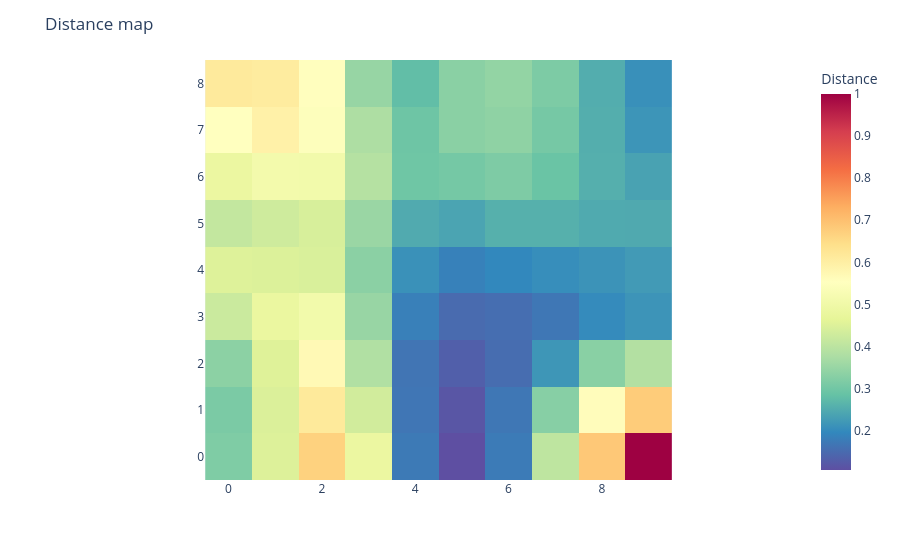
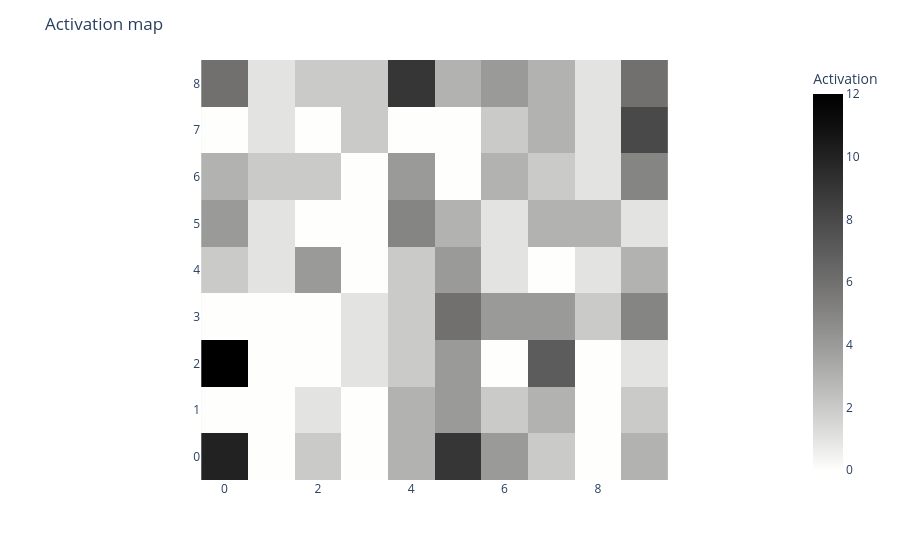

Write notebook code for charts like these, in order.
### Code cell
# traditional visuals
basin.legacy_pond().visualize_distance_map();
basin.legacy_pond().visualize_activation_map();

### Figure 1 — Plotly figure (JSON) as saved in the notebook; plotly's stock layout.template omitted (floating-point values rounded to 4 significant figures)
{"data": [{"coloraxis": "coloraxis", "name": "0", "z": [[0.3185, 0.4504, 0.6681, 0.4856, 0.1739, 0.1068, 0.1751, 0.4041, 0.6861, 1.0], [0.3123, 0.447, 0.6145, 0.4316, 0.1682, 0.1179, 0.1695, 0.3281, 0.5608, 0.679], [0.3343, 0.4534, 0.5701, 0.3842, 0.1666, 0.1327, 0.1544, 0.2171, 0.331, 0.3868], [0.4221, 0.4817, 0.5066, 0.3496, 0.1829, 0.1501, 0.1553, 0.1695, 0.2007, 0.2147], [0.4519, 0.4489, 0.4452, 0.3329, 0.2098, 0.186, 0.1964, 0.2046, 0.213, 0.2235], [0.4116, 0.4278, 0.4415, 0.3532, 0.2489, 0.2387, 0.258, 0.2578, 0.2484, 0.2469], [0.4857, 0.51, 0.5081, 0.3895, 0.2975, 0.3049, 0.3159, 0.2907, 0.2565, 0.2364], [0.5535, 0.5936, 0.5458, 0.3792, 0.2964, 0.3324, 0.3385, 0.3058, 0.2543, 0.2156], [0.6131, 0.6088, 0.5554, 0.3487, 0.2795, 0.3319, 0.3439, 0.3153, 0.253, 0.208]], "type": "heatmap", "xaxis": "x", "yaxis": "y", "hovertemplate": "x: %{x}<br>y: %{y}<br>Distance: %{z}<extra></extra>"}], "layout": {"xaxis": {"anchor": "y", "domain": [0.0, 1.0], "scaleanchor": "y", "constrain": "domain"}, "yaxis": {"anchor": "x", "domain": [0.0, 1.0], "autorange": true, "constrain": "domain"}, "coloraxis": {"colorbar": {"title": {"text": "Distance"}}, "colorscale": [[0.0, "rgb(94,79,162)"], [0.1, "rgb(50,136,189)"], [0.2, "rgb(102,194,165)"], [0.3, "rgb(171,221,164)"], [0.4, "rgb(230,245,152)"], [0.5, "rgb(255,255,191)"], [0.6, "rgb(254,224,139)"], [0.7, "rgb(253,174,97)"], [0.8, "rgb(244,109,67)"], [0.9, "rgb(213,62,79)"], [1.0, "rgb(158,1,66)"]], "autocolorscale": false}, "margin": {"t": 60}, "title": {"text": "Distance map"}, "autosize": true, "showlegend": true}}

### Figure 2 — Plotly figure (JSON) as saved in the notebook; plotly's stock layout.template omitted (floating-point values rounded to 4 significant figures)
{"data": [{"coloraxis": "coloraxis", "name": "0", "z": [[10, 0, 2, 0, 3, 9, 4, 2, 0, 3], [0, 0, 1, 0, 3, 4, 2, 3, 0, 2], [12, 0, 0, 1, 2, 4, 0, 7, 0, 1], [0, 0, 0, 1, 2, 6, 4, 4, 2, 5], [2, 1, 4, 0, 2, 4, 1, 0, 1, 3], [4, 1, 0, 0, 5, 3, 1, 3, 3, 1], [3, 2, 2, 0, 4, 0, 3, 2, 1, 5], [0, 1, 0, 2, 0, 0, 2, 3, 1, 8], [6, 1, 2, 2, 9, 3, 4, 3, 1, 6]], "type": "heatmap", "xaxis": "x", "yaxis": "y", "hovertemplate": "x: %{x}<br>y: %{y}<br>Activation: %{z}<extra></extra>"}], "layout": {"xaxis": {"anchor": "y", "domain": [0.0, 1.0], "scaleanchor": "y", "constrain": "domain"}, "yaxis": {"anchor": "x", "domain": [0.0, 1.0], "autorange": true, "constrain": "domain"}, "coloraxis": {"colorbar": {"title": {"text": "Activation"}}, "colorscale": [[0.0, "rgb(254, 254, 253)"], [0.09091, "rgb(224, 224, 223)"], [0.1818, "rgb(197, 197, 195)"], [0.2727, "rgb(171, 171, 170)"], [0.3636, "rgb(146, 146, 145)"], [0.4545, "rgb(124, 123, 122)"], [0.5455, "rgb(102, 101, 101)"], [0.6364, "rgb(81, 80, 80)"], [0.7273, "rgb(59, 59, 59)"], [0.8182, "rgb(38, 38, 38)"], [0.9091, "rgb(16, 16, 16)"], [1.0, "rgb(0, 0, 0)"]], "autocolorscale": false}, "margin": {"t": 60}, "title": {"text": "Activation map"}, "autosize": true, "showlegend": true}}
